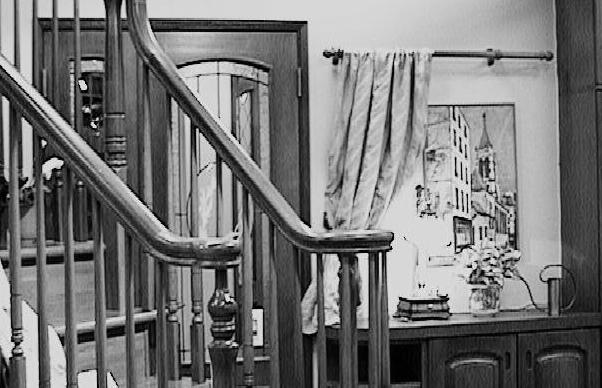
//> input picture 20191031_blurAndRelief/cap3_02a.bmp, 602 x 388 px
$ ./median_and_sobel_main   (built with g++ and OpenCV 4)
//> lines starting //> are read from the running program, lines starting //| are printed output that depends on the picture
#include <opencv2/opencv.hpp>
#include <iostream>
#include <stdlib.h>

using namespace std;
using namespace cv;

#define PAI   3.1415926
#define WSIZE 27

int median(int *sort);
void effect_3_7(Mat img, Mat outimg);
void effect_3_10(Mat img, Mat outimg);

int main() {
	Mat src, res1, res2;
	//src = imread("cap3_02a.bmp"); //test image
	src = imread("cap3_02a.bmp"); //test image
//> src is the input picture: 388 rows x 602 cols, CV_8UC3; min 0, max 245, mean 117.7
	imshow("src", src);


	res1 = src.clone();
	res2 = src.clone();

	effect_3_7(src, res1);
	effect_3_10(src, res2);

	imshow("sobel_keep_edge_smoothing", res1);
	imshow("median filtering", res2);

	imwrite("sobel_keep_edge_smoothing.bmp", res1);
	imwrite("median_filtering.bmp", res2);

	waitKey(0);
	return 0;
}

void effect_3_7(Mat img, Mat outimg)//sobel邊緣保存平滑化
{
	int val;
	int x, y;
	int xx, yy;
	int i;
	int hh;
	int du, dd, dl, dr;
	int endn;
	int c1, c2;
	int rrx, ggx, bbx;
	int rry, ggy, bby;
	int rr, gg, bb;
	Vec3b col, ncol;
	int *sobel;
	int sadr;
	int rate, vh;
	int fil[5 * 5], para, fsam;
	int sobel1[9] = {
		1, 0,-1,
		2, 0,-2,
		1, 0,-1 };
	int sobel2[9] = {
		1, 2, 1,
		0, 0, 0,
		-1,-2,-1 };
	int x1, y1, x2, y2;

	x1 = 0;
	y1 = 0;
	x2 = img.cols - 1;
//> x2 = 601
	y2 = img.rows - 1;
//> y2 = 387

	int widthLimit = img.channels() * img.cols;
//> widthLimit = 1806

	for (y = 0; y <= y2; y++) {
		//Vec3b *data2 = outimg.ptr<Vec3b>(y);
		for (x = 0; x <= widthLimit; x++) {
			rrx = ggx = bbx = 0;
			rry = ggy = bby = 0;
			sadr = 0;
			for (yy = -1; yy <= 1; yy++) {
				for (xx = -1; xx <= 1; xx++) {
					if (y + yy >= 0 && y + yy < img.rows) {
						if (x + xx >= 0 && x + xx < img.cols) {
							//Vec3b *data = img.ptr<Vec3b>(y + yy);
							rrx += img.ptr<Vec3b>(y + yy)[x + xx].val[2] * sobel1[sadr];
							ggx += img.ptr<Vec3b>(y + yy)[x + xx].val[1] * sobel1[sadr];
							bbx += img.ptr<Vec3b>(y + yy)[x + xx].val[0] * sobel1[sadr];
							rry += img.ptr<Vec3b>(y + yy)[x + xx].val[2] * sobel2[sadr];
							ggy += img.ptr<Vec3b>(y + yy)[x + xx].val[1] * sobel2[sadr];
							bby += img.ptr<Vec3b>(y + yy)[x + xx].val[0] * sobel2[sadr];
						}
					}
					sadr++;
				}
			}
			para = (int)(sqrt((double)(rrx*rrx + rry * rry)) / 8.0);
			para = 30 - para;
			if (para<0) para = 0;
			for (i = 0; i<25; i++) {
				fil[i] = para;
			}
			fil[2 * 5 + 2] = 30;
			rr = gg = bb = 0;
			fsam = 0;
			sadr = 0;
			for (yy = -2; yy<3; yy++) {
				for (xx = -2; xx<3; xx++) {
					if (y + yy >= 0 && y + yy < img.rows) {
						if (x + xx >= 0 && x + xx < img.cols) {
							//Vec3b *data = img.ptr<Vec3b>(y + yy);
							rr += img.ptr<Vec3b>(y + yy)[x + xx].val[2] * fil[sadr];
							gg += img.ptr<Vec3b>(y + yy)[x + xx].val[1] * fil[sadr];
							bb += img.ptr<Vec3b>(y + yy)[x + xx].val[0] * fil[sadr];
							fsam += fil[sadr];
						}
					}
					sadr++;
				}
			}
			//cout << fsam << endl;
			if (fsam != 0) {
				outimg.ptr<Vec3b>(y)[x].val[2] = rr / fsam;
				outimg.ptr<Vec3b>(y)[x].val[1] = gg / fsam;
				outimg.ptr<Vec3b>(y)[x].val[0] = bb / fsam;
			}
		}
	}
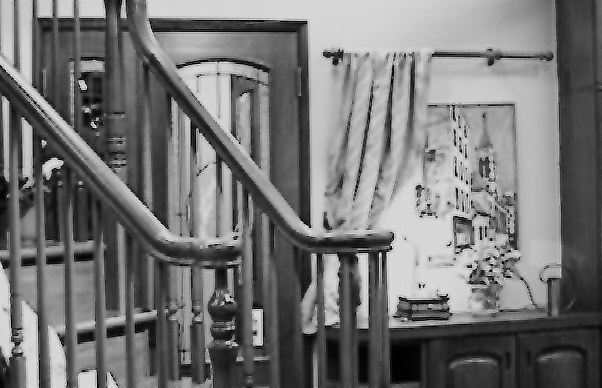
//> outimg: 388 rows x 602 cols, CV_8UC3; min 0, max 242, mean 117.1
//> after the loop, rrx = 0; ggx = 0; bbx = 0; rry = 0; ggy = 0; bby = 0; sadr = 25; para = 30; fil = 25 values from 30 to 30; rr = 0; gg = 0; bb = 0; fsam = 0
}
void effect_3_10(Mat img, Mat outimg) //中值法 median filtering
{
	int val;
	int x, y;
	int xx, yy;
	int rr, gg, bb;
	int endn;
	Vec3b col, col2, pix;
	int rd;
	int sortr[9] = { 0 }, sortg[9] = { 0 }, sortb[9] = { 0 };
	int x1, y1, x2, y2;
	x1 = 0;
	y1 = 0;
	x2 = img.cols - 1;
//> x2 = 601
	y2 = img.rows - 1;
//> y2 = 387

	int widthLimit = img.channels() * img.cols;
//> widthLimit = 1806

	for (y = 0; y <= y2; y++) {
		//Vec3b *data2 = outimg.ptr<Vec3b>(y);
		for (x = 0; x <= x2; x++) {
			rr = gg = bb = 0;
			rd = 0;
			for (yy = -1; yy <= 1; yy++) {
				for (xx = -1; xx <= 1; xx++) {
					if (y + yy >= 0 && y + yy < img.rows) {
						if (x + xx >= 0 && x + xx < img.cols) {
							//Vec3b *data = img.ptr<Vec3b>(y + yy);
							pix = img.at<Vec3b>(y + yy, x + xx);
							sortr[rd] = pix.val[2];
							sortg[rd] = pix.val[1];
							sortb[rd] = pix.val[0];

							// [9 lines of commented-out code are left out]
						}
					}
					rd++;
				}
			}
			col.val[2] = median(sortr);
			col.val[1] = median(sortg);
			col.val[0] = median(sortb);
			outimg.at<Vec3b>(y, x) = col;
		}
	}
//> this loop made 388 passes
//> pix on passes 1 to 3: [110, 110, 110], [109, 109, 109], [109, 109, 109]
//> after the loop, rr = 0; gg = 0; bb = 0; rd = 9; pix = [3, 3, 3]; sortr = [-1, -1, -1, -1, -1, -1, -1, -1, -1]; sortg = [-1, -1, -1, -1, -1, -1, -1, -1, -1]; sortb = [-1, -1, -1, -1, -1, -1, -1, -1, -1]
}
int median(int *sort)
{
	int i, j, n;
	int max;

	for (i = 0; i < 5; i++) {
		for (j = 1, n = 0, max = sort[0]; j<9; j++) {
			if (max<sort[j]) {
				max = sort[j];
				n = j;
			}
		}
		sort[n] = -1;
	}
	return max;
}

$ run again, with 20191031_blurAndRelief/cap3_07a.bmp copied over 20191031_blurAndRelief/cap3_02a.bmp
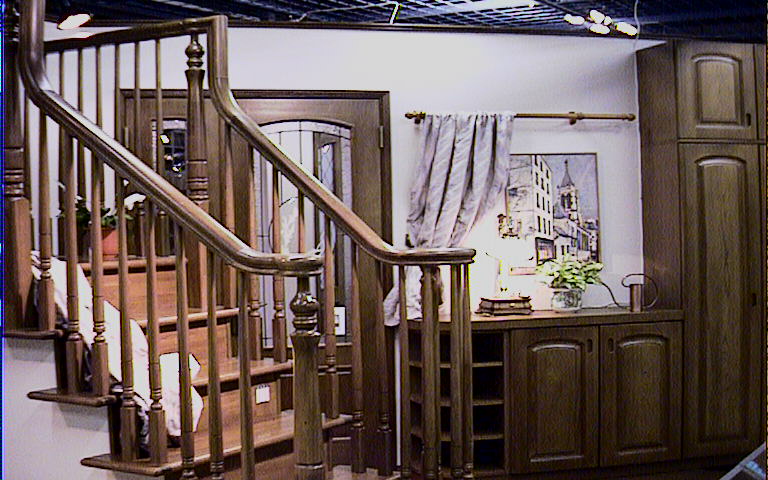
//> input picture 20191031_blurAndRelief/cap3_07a.bmp, 768 x 480 px
//> src is the input picture: 480 rows x 768 cols, CV_8UC3; mean B, G, R 90.1, 93, 108.8
//> after the loop in effect_3_7, `for (y = 0; y <= y2; y++)`:
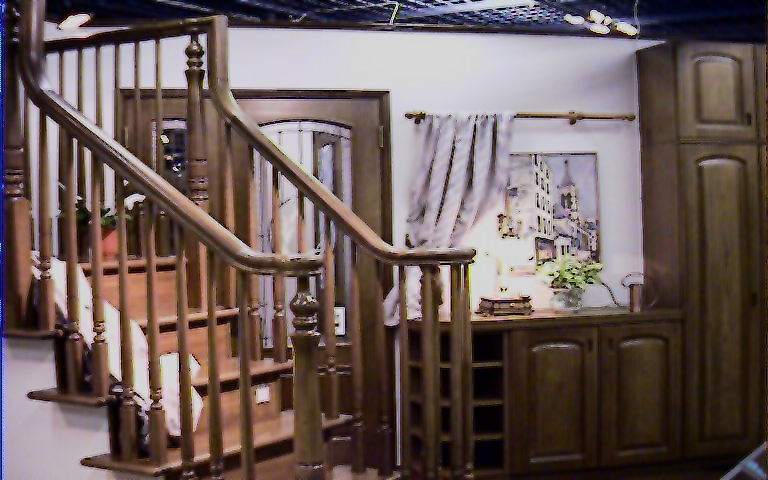
//> outimg: 480 rows x 768 cols, CV_8UC3; mean B, G, R 89.5, 92.4, 108.2
//> after the loop in effect_3_7, `for (y = 0; y <= y2; y++)`: rrx = 0; sadr = 25; para = 30; fil = 25 values from 30 to 30; rr = 0
//> the loop in effect_3_10, `for (y = 0; y <= y2; y++)` made 480 passes
//> pix on passes 1 to 3: [6, 7, 0], [36, 40, 33], [104, 112, 107]
//> after the loop in effect_3_10, `for (y = 0; y <= y2; y++)`: rd = 9; pix = [21, 46, 78]; sortr = [-1, -1, -1, -1, -1, -1, -1, -1, -1]

$ run again, with 20191031_blurAndRelief/relief transformation.bmp copied over 20191031_blurAndRelief/cap3_02a.bmp
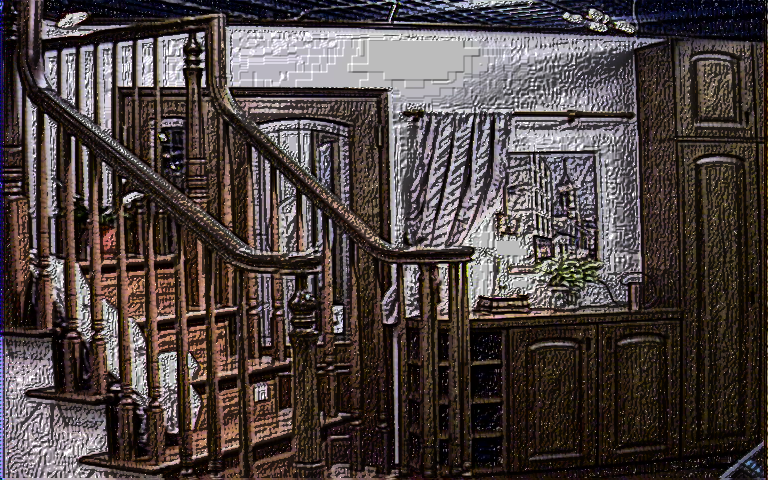
//> input picture 20191031_blurAndRelief/relief transformation.bmp, 768 x 480 px
//> src is the input picture: 480 rows x 768 cols, CV_8UC3; mean B, G, R 64.5, 66.3, 76.3
//> after the loop in effect_3_7, `for (y = 0; y <= y2; y++)`:
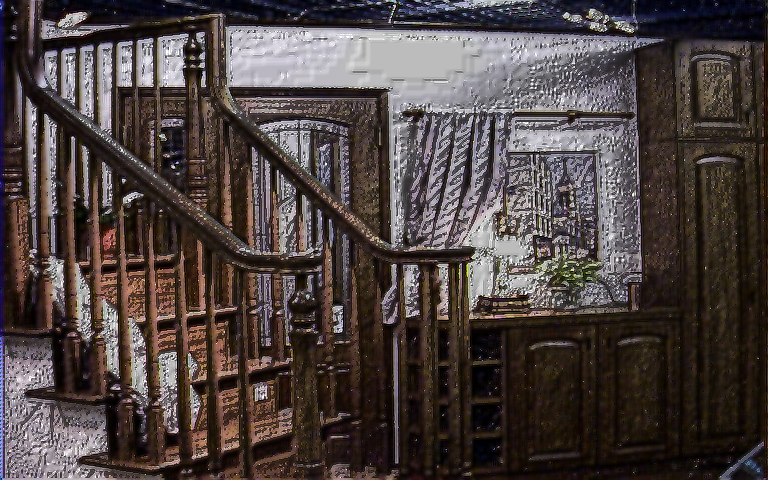
//> outimg: 480 rows x 768 cols, CV_8UC3; mean B, G, R 64.6, 66.5, 76.6
//> after the loop in effect_3_7, `for (y = 0; y <= y2; y++)`: rrx = 0; sadr = 25; para = 30; fil = 25 values from 30 to 30; rr = 0
//> the loop in effect_3_10, `for (y = 0; y <= y2; y++)` made 480 passes
//> pix on passes 1 to 3: [6, 7, 0], [36, 40, 33], [104, 112, 107]
//> after the loop in effect_3_10, `for (y = 0; y <= y2; y++)`:
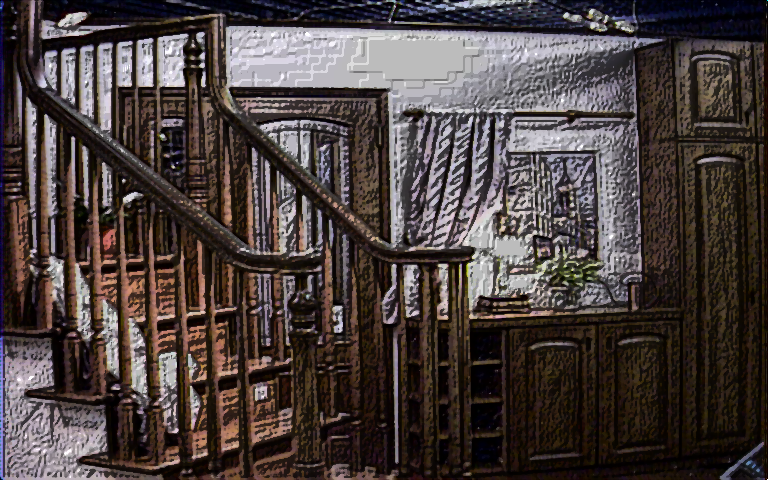
//> outimg: 480 rows x 768 cols, CV_8UC3; mean B, G, R 62.2, 64.1, 74.1
//> after the loop in effect_3_10, `for (y = 0; y <= y2; y++)`: rd = 9; pix = [21, 46, 78]; sortr = [-1, -1, -1, -1, -1, -1, -1, -1, -1]
